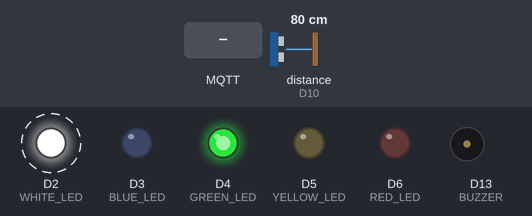
Recording of a sketch running on a simulated Arduino MKR. Parts: output pins drawn as LEDs (lit = HIGH), buzzer (waves = sounding, pin HIGH). Wiring (inferred from the names in the program): ultrasonic range finder: trigger D9; echo D10. Dashed ring = blinking. Inputs (shaded band) come from the test bench; at power-on: distance to the obstacle (sensor on D10) 80 cm. The echo pulse lasts 58.3 µs per cm; WiFi joins after 1.5 s; servers stay silent unless stated; no MQTT or app messages arrive unless stated; pins used as bus, display or sensor lines are not drawn; what the sketch prints to the serial monitor is not drawn.

Above: at 4.3 s.
4.4 s: MQTT message "1" arrives on the first subscribed topic
At 5.5 s:
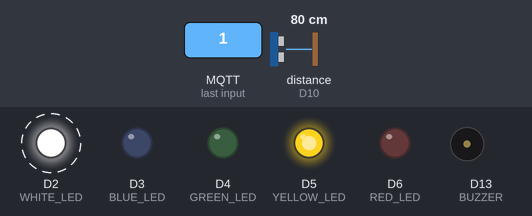
7.4 s: MQTT message "2" arrives on the first subscribed topic
At 8.5 s:
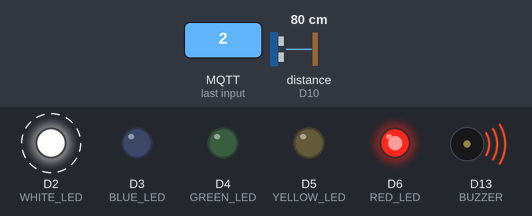
10.4 s: MQTT message "0" arrives on the second subscribed topic
At 11.6 s:
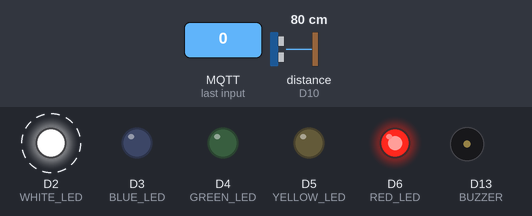
13.4 s: MQTT message "0" arrives on the first subscribed topic
At 13.99 s:
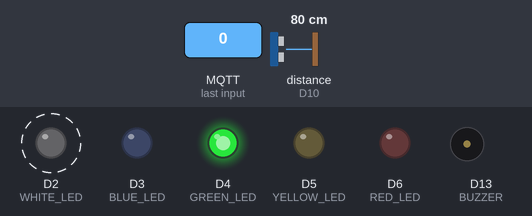
Timing chart, 0 to 17.4 s (numbered marks = the images above; inputs shaded):
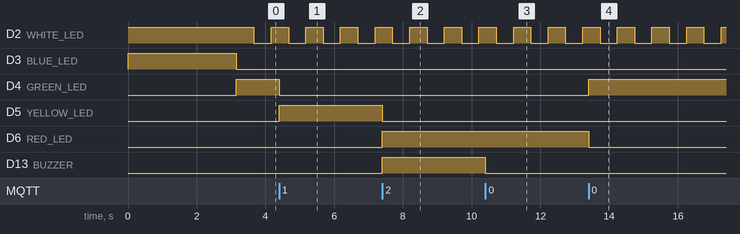

Measured:
- after the input at 4.4 s, D4 (GREEN_LED): HIGH → LOW at once; D5 (YELLOW_LED): LOW → HIGH at once
- after the input at 7.4 s, D5 (YELLOW_LED): HIGH → LOW at once; D6 (RED_LED), D13 (BUZZER): LOW → HIGH at once
- after the input at 10.4 s, D13 (BUZZER): HIGH → LOW at once
- after the input at 13.4 s, D4 (GREEN_LED): LOW → HIGH at once; D6 (RED_LED): HIGH → LOW at once
- by itself, D2 (WHITE_LED): alternates HIGH for 0.50 s and LOW for 0.50 s

The sketch:

eyeofmordor.ino
```cpp
#include <WiFiNINA.h>
#include <ArduinoMqttClient.h>
#include <time.h>

//wifi definition
#define SECRET_SSID "POCOX3"
#define SECRET_PASS "fromOneTo8"
//broker definitions
#define BROKER "192.168.251.132"
#define PORT 1883
#define TOPIC_O "uss"
#define TOPIC_I "led"
#define TOPIC_S "stop"
//ultrasonic definitions
#define TRIG_PIN 9
#define ECHO_PIN 10
//Leds
#define WHITE_LED 2
#define BLUE_LED 3
#define GREEN_LED 4
#define YELLOW_LED 5
#define RED_LED 6
//buzzer
#define BUZZER 13

enum prox
{
    st00 = 0,
    st01 = 1,
    st02 = 2
};

int Rvalue = 0;
long duration;
long distance;
char msg[50];
prox prox_st = st00;

long time_pre = 0;
bool white_st = false;

WiFiClient wifiClient;
MqttClient mqttClient(wifiClient);

void wifisetup()
{
    delay(100);
    Serial.print("\nConnecting to ");
    Serial.print(SECRET_SSID);

    WiFi.begin(SECRET_SSID, SECRET_PASS);

    while (WiFi.begin(SECRET_SSID, SECRET_PASS) != WL_CONNECTED) {
        // failed, retry
        Serial.print("-");
        delay(100);
    }
    Serial.println();
    Serial.print("Connected to ");
    Serial.println(SECRET_SSID);


    Serial.print("Attempting to connect to the MQTT broker: ");
    Serial.println(BROKER);

    while (!mqttClient.connect(BROKER, PORT)) {
        Serial.print("MQTT connection failed! Error code = ");
        Serial.println(mqttClient.connectError());
    }

    Serial.println("You're connected to the MQTT broker!");
    Serial.println();

    // set the message receive callback
    mqttClient.onMessage(onMqttMessage);

    Serial.print("Subscribing to topic: ");
    Serial.println(TOPIC_I);
    Serial.println();

    // subscribe to a topic
    mqttClient.subscribe(TOPIC_I);
    mqttClient.subscribe(TOPIC_S);
}

void onMqttMessage(int messageSize) {
  // we received a message, print out the topic and contents
//   Serial.print("Received a message with topic '");
//   Serial.print(mqttClient.messageTopic());
//   Serial.print("', length ");
//   Serial.print(messageSize);
//   Serial.println(" bytes:");

  // use the Stream interface to print the contents
    if(mqttClient.messageTopic() == TOPIC_I)
    {
        int in_msg;
        while (mqttClient.available()) {
        //Serial.print((char)mqttClient.read());
            in_msg = (int)mqttClient.read() - 48;
        }
        if(in_msg != prox_st)
        {
            switch (in_msg)
            {
            case 0:
                digitalWrite(GREEN_LED, HIGH);
                digitalWrite(YELLOW_LED, LOW);
                digitalWrite(RED_LED, LOW);
                digitalWrite(BUZZER, LOW);
                prox_st = st00;
                break;
            case 1:
                digitalWrite(GREEN_LED, LOW);
                digitalWrite(YELLOW_LED, HIGH);
                digitalWrite(RED_LED, LOW);
                digitalWrite(BUZZER, LOW);
                prox_st = st01;
                break;
            case 2:
                digitalWrite(GREEN_LED, LOW);
                digitalWrite(YELLOW_LED, LOW);
                digitalWrite(RED_LED, HIGH);
                digitalWrite(BUZZER, HIGH);
                prox_st = st02;
                break;

            default:
                break;
            }
        }
    }
    if(mqttClient.messageTopic() == TOPIC_S)
    {
        digitalWrite(BUZZER, LOW);
    }
}

void ultrasonic_pub()
{
    digitalWrite(TRIG_PIN, LOW);
    delayMicroseconds(2);

    digitalWrite(TRIG_PIN, HIGH);
    delayMicroseconds(10);
    digitalWrite(TRIG_PIN, LOW);

    duration = pulseIn(ECHO_PIN, HIGH);
    distance = duration* 0.017;

    mqttClient.beginMessage(TOPIC_O);
    mqttClient.print(distance);
    mqttClient.endMessage();
}

void reconect()
{
    digitalWrite(WHITE_LED, HIGH);
    if(!wifiClient.connected())
    {
        digitalWrite(BLUE_LED, HIGH);
        WiFi.begin(SECRET_SSID, SECRET_PASS);

        while (WiFi.begin(SECRET_SSID, SECRET_PASS) != WL_CONNECTED) {
            Serial.print("-");
            delay(100);
        }
        Serial.println();
        Serial.print("Reconnected ");
        digitalWrite(BLUE_LED, LOW);
    }

    while (!mqttClient.connected())
    {
        Serial.println("Connection lost... Reconecting... ");
        mqttClient.connect(BROKER, PORT);
        delay(100);
    }
    digitalWrite(WHITE_LED, LOW);
    digitalWrite(BLUE_LED, LOW);
}

void setup()
{
    Serial.begin(9600);
    pinMode(TRIG_PIN, OUTPUT);
    pinMode(ECHO_PIN, INPUT);
    pinMode(WHITE_LED, OUTPUT);
    pinMode(BLUE_LED, OUTPUT);
    pinMode(GREEN_LED, OUTPUT);
    pinMode(YELLOW_LED, OUTPUT);
    pinMode(RED_LED, OUTPUT);
    digitalWrite(WHITE_LED, HIGH);
    digitalWrite(BLUE_LED, HIGH);
    wifisetup();
    digitalWrite(WHITE_LED, LOW);
    digitalWrite(BLUE_LED, LOW);
    digitalWrite(GREEN_LED, HIGH);
    pinMode (BUZZER, OUTPUT);
}

void loop()
{
    mqttClient.poll();
    ultrasonic_pub();
    if(!mqttClient.connected())
    {
        reconect();
    }

    long now = millis();
    if(now - time_pre > 500)
    {
        time_pre = now;
        if(white_st)
            digitalWrite(WHITE_LED, LOW);
        else
            digitalWrite(WHITE_LED, HIGH);
        white_st = !white_st;
    }
}
```
